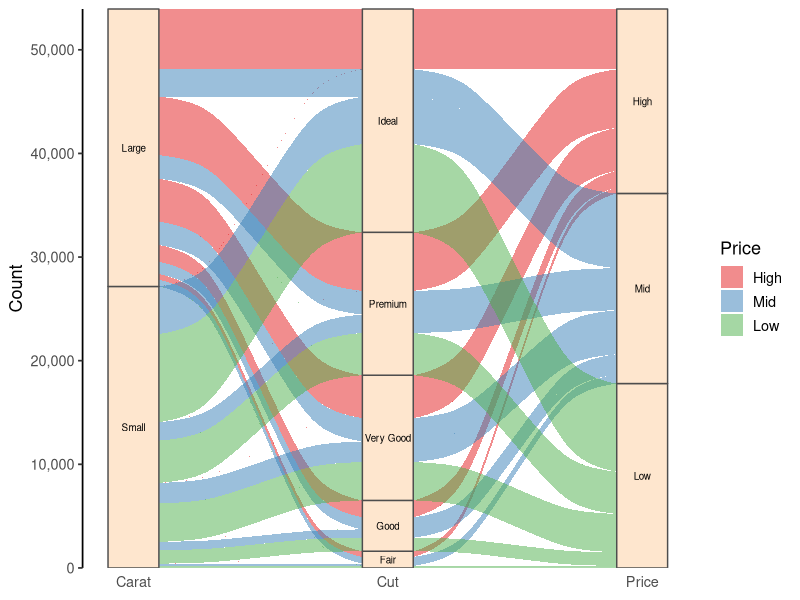
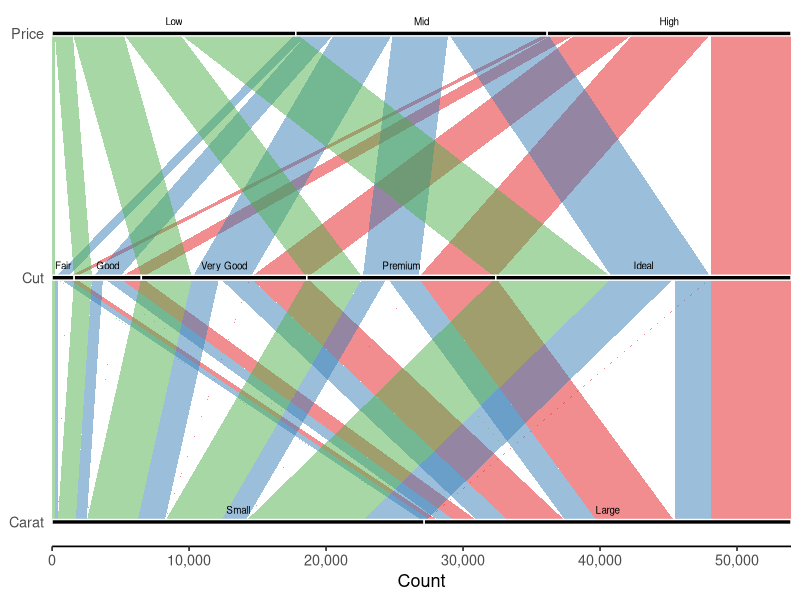
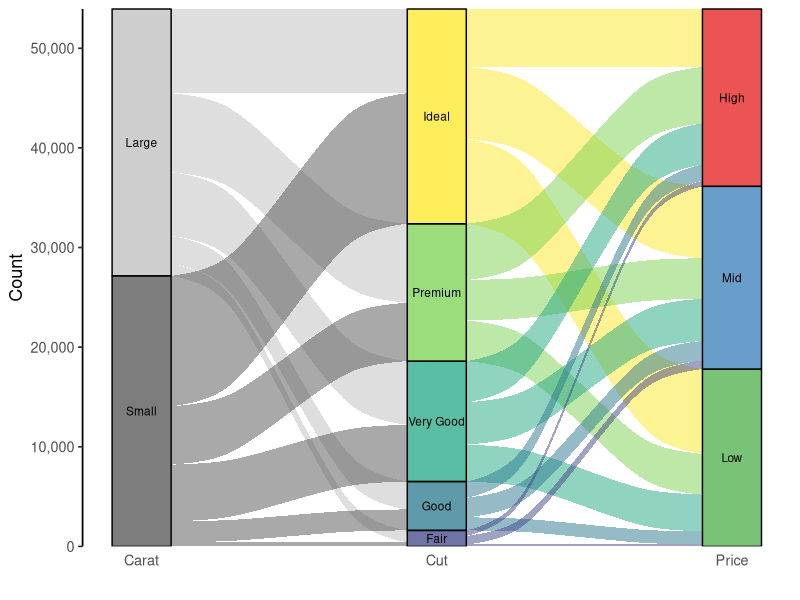

Source code (R) for these figures, in order:
## ---- chunk 1
knitr::opts_chunk$set(message = F, 
                      error = F, 
                      warning = F,
                      fig.align = "center")

## ---- chunk 2
library(tidyverse)

# Prepare wide-format diamonds data
diamonds_wide <- diamonds %>% 
  mutate(price_cat = case_when(price < quantile(price, 0.33) ~ "Low",
                               price > quantile(price, 0.67) ~ "High",
                               TRUE ~ "Mid"),
         price_cat = factor(price_cat, levels = c("High", "Mid", "Low")),
         carat_cat = ifelse(carat > median(carat), "Large", "Small"),
         cut = fct_rev(cut)) %>% 
  group_by(carat_cat, cut, price_cat) %>%
  summarise(count = n()) %>% 
  ungroup()

head(diamonds_wide)

## ---- chunk 3
# install.packages("ggalluvial")  # install the package if you haven't
library(ggalluvial)
library(scales)  # for the function "comma_format()"

ggplot(diamonds_wide, aes(axis1 = carat_cat, axis2 = cut, axis3 = price_cat, y = count)) +
  geom_alluvium(aes(fill = price_cat), width = 1/5) +
  geom_stratum(width = 1/5, fill = "#fee6ce", color = "grey30") +
  geom_text(stat = "stratum", aes(label = after_stat(stratum)), size = 2.5) +
  scale_x_discrete(limits = c("Carat", "Cut", "Price"), expand = c(0, 0.2)) +
  scale_y_continuous(expand = c(0, 0), labels = comma_format()) + 
  labs(y = "Count") + 
  scale_fill_brewer(name = "Price", palette = "Set1") + 
  theme_classic(base_size = 13) + 
  theme(axis.line.x = element_blank(),
        axis.ticks.x = element_blank())

## ---- chunk 4
ggplot(diamonds_wide, aes(axis1 = carat_cat, axis2 = cut, axis3 = price_cat, y = count)) +
  geom_alluvium(aes(fill = price_cat), width = 0, knot.pos = 0, show.legend = F) +  # knot.pos = 0 produces straight flow streams
  geom_stratum(width = 0.02, fill = "black", color = "white") +  # reduce the bar width to create thick lines
  geom_text(stat = "stratum", aes(label = after_stat(stratum)), size = 2.5, nudge_x = 0.05) +
  scale_x_discrete(limits = c("Carat", "Cut", "Price"), expand = c(0, 0.1)) +
  scale_y_continuous(expand = c(0, 0), labels = comma_format()) + 
  labs(y = "Count") + 
  scale_fill_brewer(palette = "Set1") + 
  coord_flip() +  # flip the plot
  theme_classic(base_size = 13) + 
  theme(axis.line.y = element_blank(),
        axis.ticks.y = element_blank())

## ---- chunk 5
# Convert the data into long format
diamonds_long <- diamonds_wide %>%
  mutate(alluvium = row_number()) %>%  # add an ID for each alluvium 
  pivot_longer(cols = -c(count, alluvium), names_to = "variable", values_to = "level") %>% 
  mutate(level = factor(level, levels = c("Large", "Small", "Ideal", "Premium", "Very Good", "Good", "Fair", "High", "Mid", "Low")))  # adjust the level order for plotting

head(diamonds_long)

# Create a color palette for the bars
color_pal <- set_names(c("#bdbdbd", "#525252", "#fde725", "#7ad151", "#22a884", "#2a788e", "#414487", "#e41a1c", "#377eb8", "#4daf4a"), nm = levels(diamonds_long$level))

ggplot(diamonds_long, aes(x = variable, y = count, stratum = level, alluvium = alluvium)) +
  geom_flow(aes(fill = level), width = 1/5) +
  geom_stratum(aes(fill = level), alpha = 0.75, width = 1/5) +
  geom_text(stat = "stratum", aes(label = level), size = 3) +
  scale_x_discrete(labels = c("Carat", "Cut", "Price"), expand = c(0, 0.2)) +
  scale_y_continuous(expand = c(0, 0), labels = comma_format()) + 
  labs(x = "", y = "Count") +
  guides(fill = "none") + 
  scale_fill_manual(values = color_pal) +
  theme_classic(base_size = 13) + 
  theme(axis.line.x = element_blank(),
        axis.ticks.x = element_blank())

